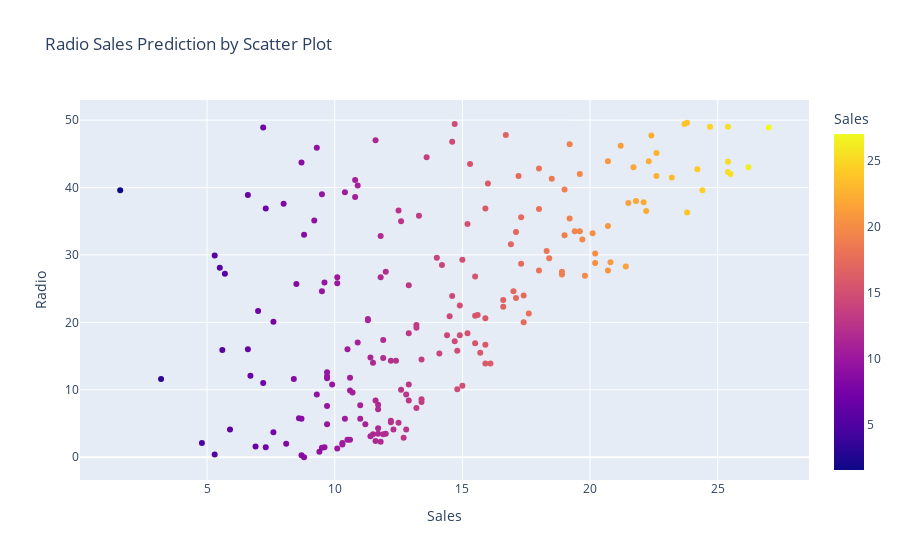

The notebook cell saved with this chart:
### Code cell
xy = px.scatter(df,x = 'Sales' ,y='Radio',color='Sales',
                title = 'Radio Sales Prediction by Scatter Plot',template = 'plotly')
xy.update_layout(xaxis={'categoryorder':'total descending'})
xy.show()

### Figure 1 — Plotly figure (JSON) as saved in the notebook; plotly's stock layout.template omitted (floating-point values rounded to 4 significant figures; data arrays with more than 128 entries replaced by an {"elided": "..."} marker saying what was removed)
{"data": [{"hovertemplate": "Sales=%{marker.color}<br>Radio=%{y}<extra></extra>", "legendgroup": "", "marker": {"color": {"elided": "200 float values"}, "coloraxis": "coloraxis", "symbol": "circle"}, "mode": "markers", "name": "", "orientation": "v", "showlegend": false, "type": "scatter", "x": {"elided": "200 float values"}, "xaxis": "x", "y": {"elided": "200 float values"}, "yaxis": "y"}], "layout": {"coloraxis": {"colorbar": {"title": {"text": "Sales"}}, "colorscale": [[0, "#0d0887"], [0.1111, "#46039f"], [0.2222, "#7201a8"], [0.3333, "#9c179e"], [0.4444, "#bd3786"], [0.5556, "#d8576b"], [0.6667, "#ed7953"], [0.7778, "#fb9f3a"], [0.8889, "#fdca26"], [1, "#f0f921"]]}, "legend": {"tracegroupgap": 0}, "title": {"text": "Radio Sales Prediction by Scatter Plot"}, "xaxis": {"anchor": "y", "categoryorder": "total descending", "domain": [0, 1], "title": {"text": "Sales"}}, "yaxis": {"anchor": "x", "domain": [0, 1], "title": {"text": "Radio"}}}}
